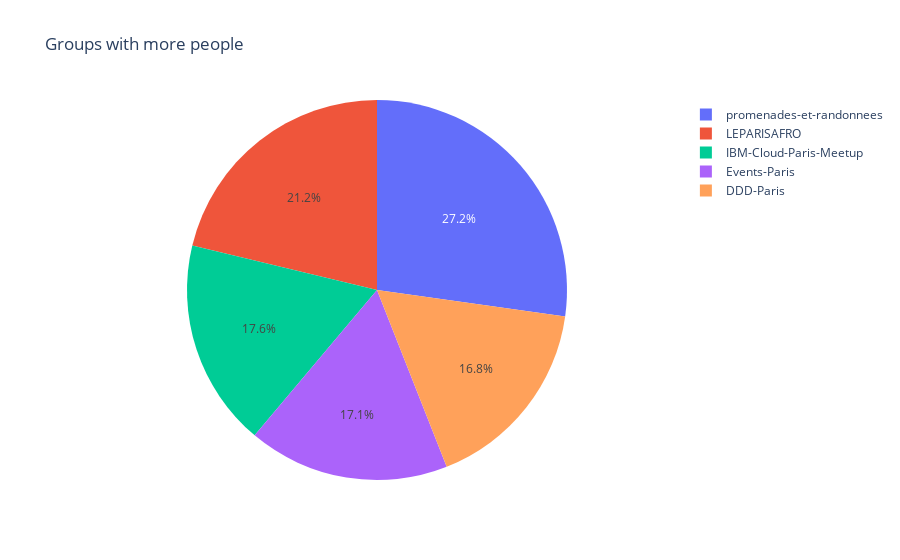
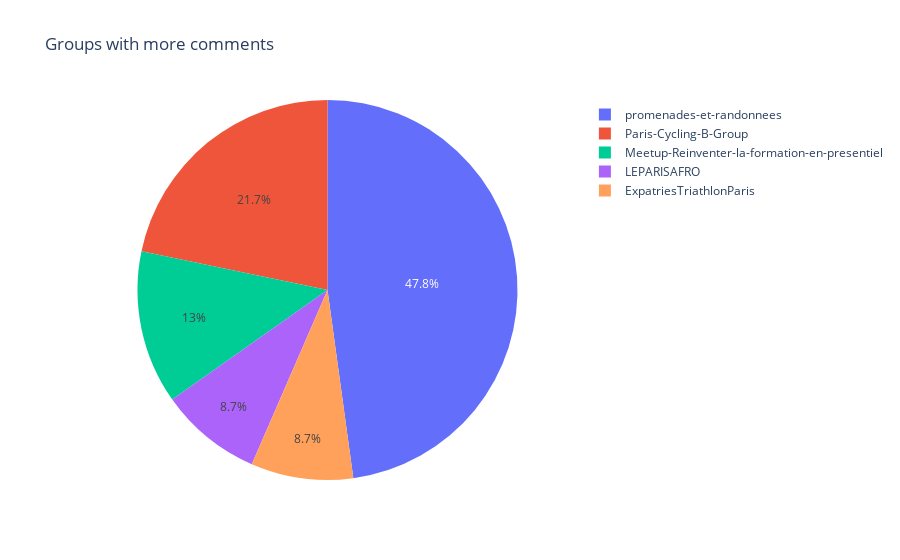

Notebook cell for these charts, in order:
### Code cell
# groups that mobilize the most people. Agg sum of attendees in all available events
df['num_attendees']  = (df['event_attendees'].str.len())
df['num_comments']  = (df['event_comments'].str.len())

print("Groups that mobilize more people:")
top_people = df.groupby(['group_name'])["num_attendees"].agg('sum').reset_index()
top_people = top_people.sort_values('num_attendees', ascending=False)[:5]
print(top_people)
fig = px.pie(top_people, values='num_attendees', names='group_name', title='Groups with more people')
fig.show()

print("Groups that generate more online comments:")
top_comments = df.groupby(['group_name'])["num_comments"].agg('sum').reset_index()
top_comments = top_comments.sort_values('num_comments', ascending=False)[:5]
print(top_comments)
fig = px.pie(top_comments, values='num_comments', names='group_name', title='Groups with more comments')
fig.show()

top_hours = df.groupby(['event_time'])["event_id"].count()
top_hours = top_hours.sort_values(ascending=False)
print("Most popular start hours:")
print(top_hours[:5])

print("Top event durations:")
top_durations = df.groupby(['event_duration'])["event_id"].count()
top_durations = top_durations.sort_values(ascending=False)
print(top_durations[:5])

### Figure 1 — Plotly figure (JSON) as saved in the notebook; plotly's stock layout.template omitted (floating-point values rounded to 4 significant figures)
{"data": [{"domain": {"x": [0, 1], "y": [0, 1]}, "hovertemplate": "group_name=%{label}<br>num_attendees=%{value}<extra></extra>", "labels": ["promenades-et-randonnees", "LEPARISAFRO", "IBM-Cloud-Paris-Meetup", "Events-Paris", "DDD-Paris"], "legendgroup": "", "name": "", "showlegend": true, "type": "pie", "values": [264, 206, 171, 166, 163]}], "layout": {"legend": {"tracegroupgap": 0}, "title": {"text": "Groups with more people"}}}

### Figure 2 — Plotly figure (JSON) as saved in the notebook; plotly's stock layout.template omitted (floating-point values rounded to 4 significant figures)
{"data": [{"domain": {"x": [0, 1], "y": [0, 1]}, "hovertemplate": "group_name=%{label}<br>num_comments=%{value}<extra></extra>", "labels": ["promenades-et-randonnees", "Paris-Cycling-B-Group", "Meetup-Reinventer-la-formation-en-presentiel", "LEPARISAFRO", "ExpatriesTriathlonParis"], "legendgroup": "", "name": "", "showlegend": true, "type": "pie", "values": [11, 5, 3, 2, 2]}], "layout": {"legend": {"tracegroupgap": 0}, "title": {"text": "Groups with more comments"}}}
